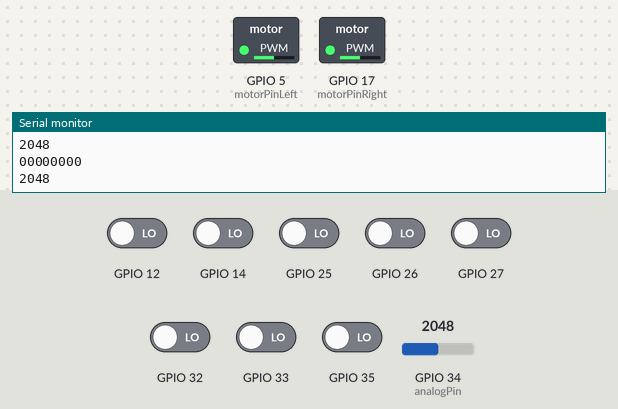
Bench run of a sketch on a simulated ESP32. Parts: switched loads named in the sketch (green lamp = pin HIGH), the last lines printed to the serial monitor. Inputs (shaded band) come from the test bench; at power-on: GPIO 12, GPIO 14, GPIO 25–27, GPIO 32, GPIO 33, GPIO 35 LOW, GPIO 34 (analogPin) = 2048.

Above: at 1.2 s.
1.3 s: GPIO 34 (analogPin) set to 2866
At 1.7 s:
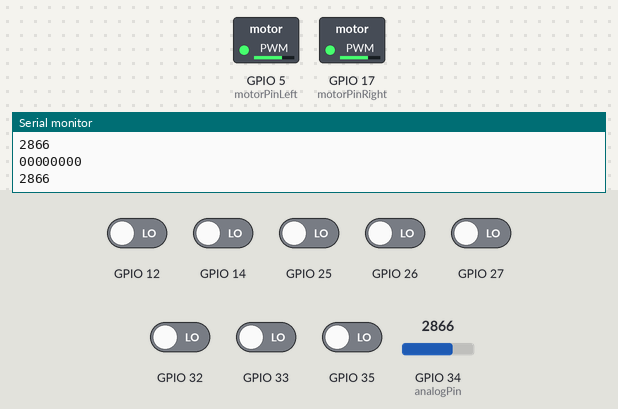
2.8 s: GPIO 34 (analogPin) set to 3603
At 3.3 s:
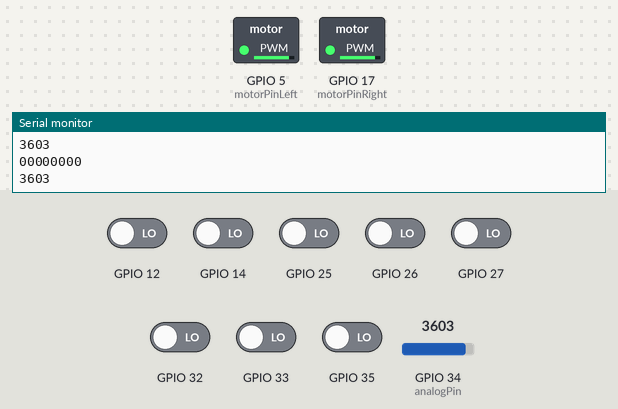
4.3 s: GPIO 34 (analogPin) set to 491
At 5.5 s:
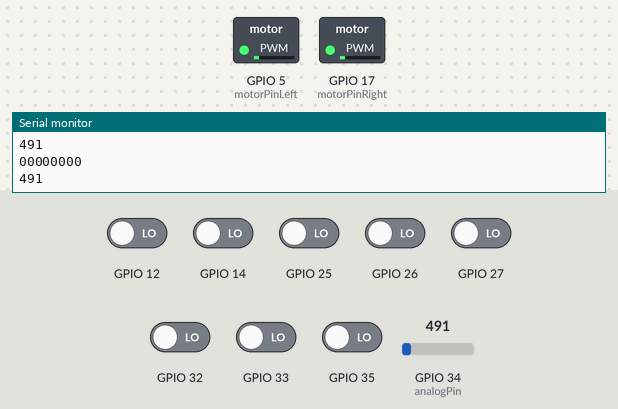
5.8 s: GPIO 34 (analogPin) set to 0
At 6.9 s:
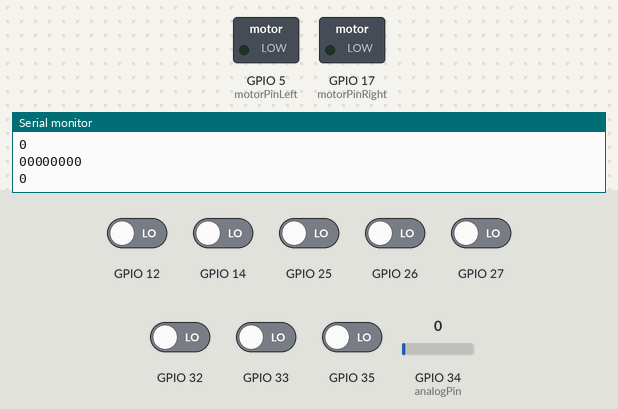
7.3 s: GPIO 34 (analogPin) set to 2047
At 8.1 s:
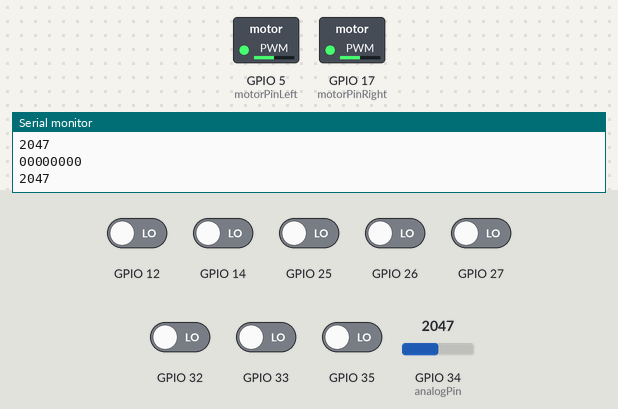
Timing chart, 0 to 9.8 s (numbered marks = the images above; inputs shaded):
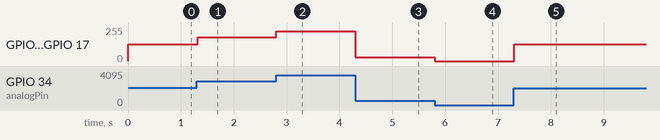

The sketch:

test_digitalReadAll.ino
```cpp
// use first channel of 16 channels (started from zero)
#define C_CHANNEL_left     0
#define C_CHANNEL_right     1

// use 13 bit precission for LEDC timer
#define C_TIMER_8_BIT  8

// use 5000 Hz as a LEDC base frequency
#define C_BASE_FREQ     5000


//int ledPin = 15;
int analogPin = 34;
int motorPinLeft = 5;
int motorPinRight = 17;
int dutyCycleLeft = 0;
int dutyCycleRight = 0;
bool qtr[8] = {false,false,false,false,false,false,false,false};


void setup()
{
  pinMode(motorPinLeft, OUTPUT);
  pinMode(motorPinRight, OUTPUT);
  pinMode(analogPin, INPUT);

  pinMode(35, INPUT);
  pinMode(32, INPUT);
  pinMode(33, INPUT);
  pinMode(25, INPUT);
  pinMode(26, INPUT);
  pinMode(27, INPUT);
  pinMode(14, INPUT);
  pinMode(12, INPUT);

  ledcSetup(C_CHANNEL_left, C_BASE_FREQ, C_TIMER_8_BIT);
  ledcSetup(C_CHANNEL_right, C_BASE_FREQ, C_TIMER_8_BIT);
  ledcAttachPin(motorPinLeft, C_CHANNEL_left);
  ledcAttachPin(motorPinRight, C_CHANNEL_right);

  Serial.begin(115200);
  Serial.println("Hello ESP32!");
}
void updateQTR() {

  qtr[0] = bool(digitalRead(35));
  qtr[1] = bool(digitalRead(32));
  qtr[2] = bool(digitalRead(33));
  qtr[3] = bool(digitalRead(25));
  qtr[4] = bool(digitalRead(26));
  qtr[5] = bool(digitalRead(27));
  qtr[6] = bool(digitalRead(14));
  qtr[7] = bool(digitalRead(12));

}
void loop()
{

  long input = analogRead(analogPin);
  updateQTR();
  for (int i = 0; i <= 7; i++) {
    Serial.print(qtr[i]);
  }
  Serial.println("");
  Serial.println(input);

  dutyCycleLeft = map(input, 0, 4095, 0, 255);

  ledcWrite(C_CHANNEL_left, dutyCycleLeft);
  ledcWrite(C_CHANNEL_right, dutyCycleLeft);
  delay(20);
}

void rechtdoor() {
  dutyCycleLeft = 255;
  dutyCycleRight = 255;
}
void rechts1() {
  dutyCycleLeft = 255;
  dutyCycleRight = 200;
}
void rechts2() {
  dutyCycleLeft = 255;
  dutyCycleRight = 150;
}
void rechts3() {
  dutyCycleLeft = 255;
  dutyCycleLeft = 100;
}
void links1() {
  dutyCycleRight = 255;
  dutyCycleLeft = 200;
}
void links2() {
  dutyCycleRight = 255;
  dutyCycleLeft = 150;
}
void links3() {
  dutyCycleRight = 255;
  dutyCycleLeft = 100;
}
```

Measured:
- after the input at 1.3 s, GPIO 5 (motorPinLeft), GPIO 17 (motorPinRight): 127/255 → 177/255 at once
- after the input at 2.8 s, GPIO 5 (motorPinLeft), GPIO 17 (motorPinRight): 177/255 → 223/255 at once
- after the input at 4.3 s, GPIO 5 (motorPinLeft), GPIO 17 (motorPinRight): 223/255 → 30/255 at once
- after the input at 5.8 s, GPIO 5 (motorPinLeft), GPIO 17 (motorPinRight): 30/255 → 0/255 at once
- after the input at 7.3 s, GPIO 5 (motorPinLeft), GPIO 17 (motorPinRight): 0/255 → 127/255 at once
